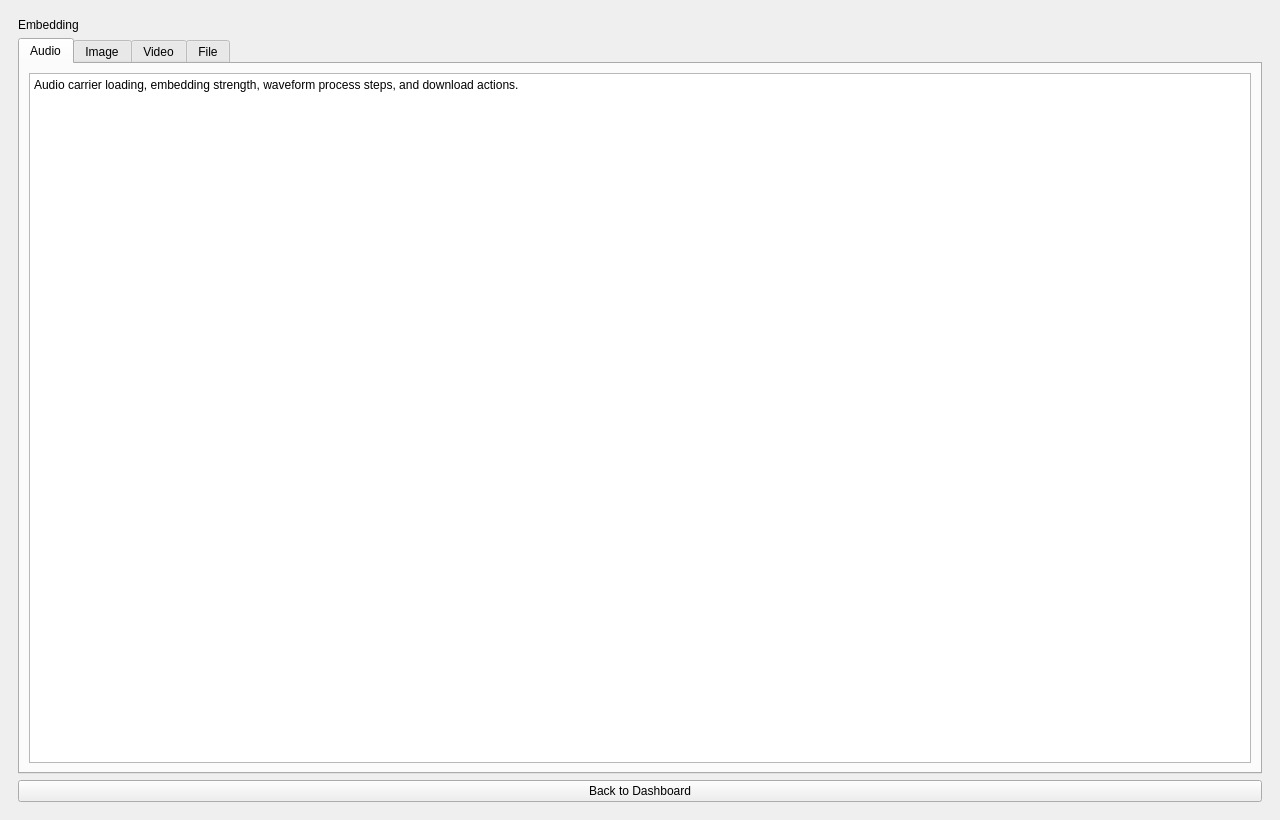
<?xml version="1.0" encoding="UTF-8"?>
<ui version="4.0">
 <class>EmbeddingWindow</class>
 <widget class="QMainWindow" name="EmbeddingWindow">
  <property name="geometry"><rect><x>0</x><y>0</y><width>1280</width><height>820</height></rect></property>
  <property name="windowTitle"><string>Embedding</string></property>
  <widget class="QWidget" name="centralwidget">
   <layout class="QVBoxLayout" name="verticalLayout">
    <item><widget class="QFrame" name="rootPanel">
      <layout class="QVBoxLayout" name="verticalLayout_2">
       <item><widget class="QLabel" name="titleLabel"><property name="text"><string>Embedding</string></property></widget></item>
       <item>
        <widget class="QTabWidget" name="tabWidget">
         <widget class="QWidget" name="audioTab">
          <attribute name="title"><string>Audio</string></attribute>
          <layout class="QVBoxLayout" name="verticalLayout_3"><item><widget class="QTextEdit" name="audioSummary"><property name="plainText"><string>Audio carrier loading, embedding strength, waveform process steps, and download actions.</string></property></widget></item></layout>
         </widget>
         <widget class="QWidget" name="imageTab">
          <attribute name="title"><string>Image</string></attribute>
          <layout class="QVBoxLayout" name="verticalLayout_4"><item><widget class="QTextEdit" name="imageSummary"><property name="plainText"><string>Image carrier upload, LSB/DCT/DWT method, bit-plane controls, quality metrics and output.</string></property></widget></item></layout>
         </widget>
         <widget class="QWidget" name="videoTab">
          <attribute name="title"><string>Video</string></attribute>
          <layout class="QVBoxLayout" name="verticalLayout_5"><item><widget class="QTextEdit" name="videoSummary"><property name="plainText"><string>Frame interval embedding, progress pipeline, reconstructed output and verification metrics.</string></property></widget></item></layout>
         </widget>
         <widget class="QWidget" name="fileTab">
          <attribute name="title"><string>File</string></attribute>
          <layout class="QVBoxLayout" name="verticalLayout_6"><item><widget class="QTextEdit" name="fileSummary"><property name="plainText"><string>Binary carrier embedding methods, integrity checks, and downloadable embedded file.</string></property></widget></item></layout>
         </widget>
        </widget>
       </item>
       <item><widget class="QPushButton" name="backButton"><property name="text"><string>Back to Dashboard</string></property></widget></item>
      </layout>
     </widget>
    </item>
   </layout>
  </widget>
 </widget>
 <resources/>
 <connections/>
</ui>
